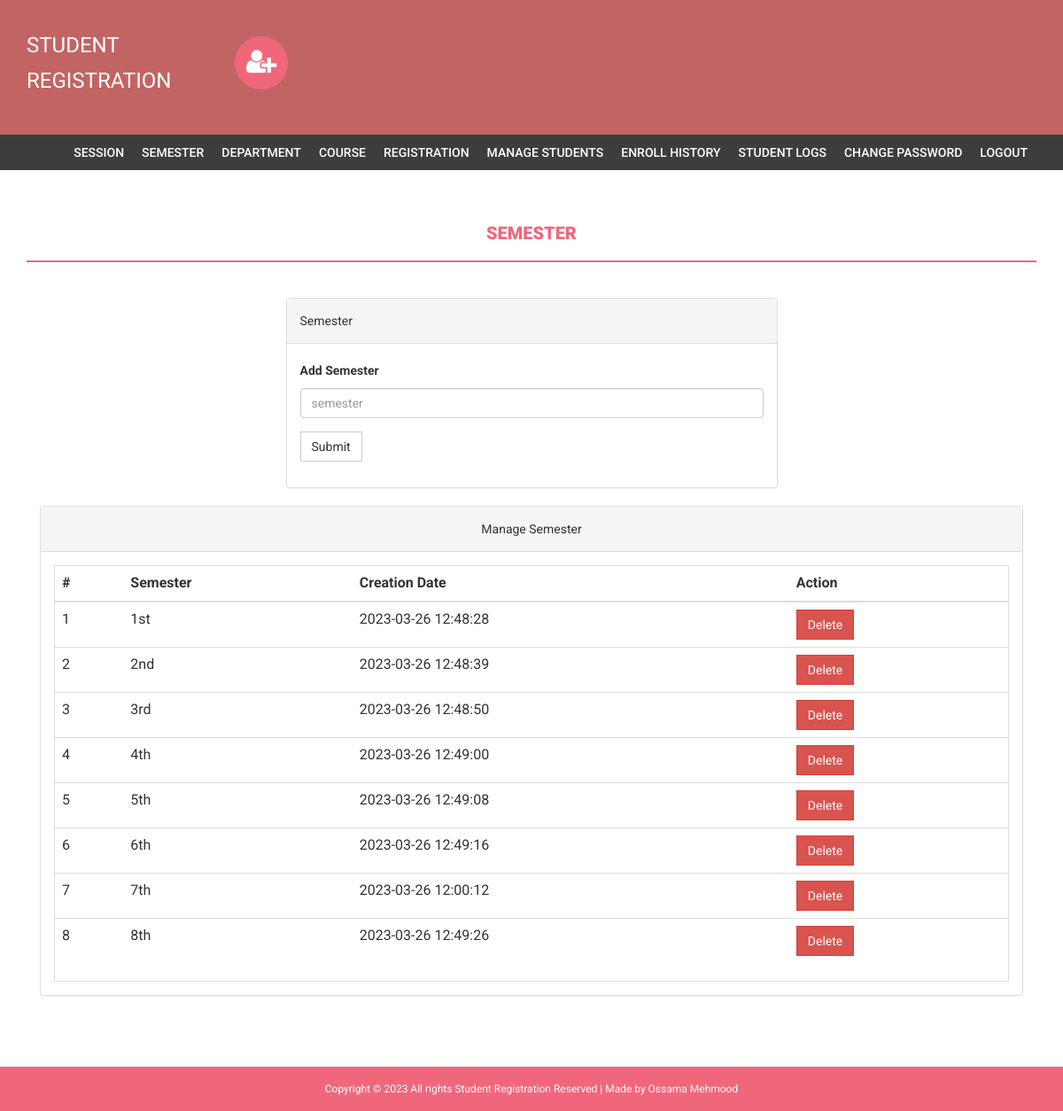
Page /admin/semester.php (signed in) on the committed database.
### tables this page shows
CREATE TABLE `semester` (
  `id` int(11) NOT NULL,
  `semester` varchar(255) NOT NULL,
  `creationDate` timestamp NOT NULL DEFAULT current_timestamp(),
  `updationDate` varchar(255) NOT NULL
);

### admin/semester.php (the view, shortened to what this page needs)
<?php
if(strlen($_SESSION['alogin'])==0)
    {
header('location:index.php');
}
else{
?>
<!DOCTYPE html>
<html xmlns="http://www.w3.org/1999/xhtml">
<head>
    <link href="assets/css/bootstrap.css" rel="stylesheet" />
    <link href="assets/css/font-awesome.css" rel="stylesheet" />
    <link href="assets/css/style.css" rel="stylesheet" />
</head>
<body>
<?php include('includes/header.php');?>
<?php if($_SESSION['alogin']!="")
{
 include('includes/menubar.php');
}
 ?>
    <div class="content-wrapper">
        <div class="container">
              <div class="row">
                    <div class="col-md-12">
                        <h1 class="page-head-line">Semester  </h1>
                    </div>
                </div>
                <div class="row" >
                  <div class="col-md-3"></div>
                    <div class="col-md-6">
                        <div class="panel panel-default">
                        <div class="panel-heading">
                           Semester
                        </div>
                        <div class="panel-body">
                       <form name="semester" method="post">
   <div class="form-group">
    <label for="semester">Add Semester  </label>
    <input type="text" class="form-control" id="semester" name="semester" placeholder="semester" required />
  </div>
 <button type="submit" name="submit" class="btn btn-default">Submit</button>
</form>
                            </div>
                            </div>
                    </div>
                </div>
                <div class="col-md-12">
                    <div class="panel panel-default">
                        <div class="panel-heading">
                            Manage Semester
                        </div>
                        <div class="panel-body">
                            <div class="table-responsive table-bordered">
                                <table class="table">
                                    <thead>
                                        <tr>
                                            <th>#</th>
                                            <th>Semester</th>
                                            <th>Creation Date</th>
                                            <th>Action</th>
                                        </tr>
                                    </thead>
                                    <tbody>
<?php
$sql=mysqli_query($bd, "select * from semester");
$cnt=1;
while($row=mysqli_fetch_array($sql))
{
?>
                                        <tr>
                                            <td><?php echo $cnt;?></td>
                                            <td><?php echo htmlentities($row['semester']);?></td>
                                            <td><?php echo htmlentities($row['creationDate']);?></td>
                                            <td>
  <a href="semester.php?id=<?php echo $row['id']?>&del=delete" onClick="return confirm('Are you sure you want to delete?')">
                                            <button class="btn btn-danger">Delete</button>
</a>
                                            </td>
                                        </tr>
<?php
$cnt++;
} ?>
                                    </tbody>
                                </table>
                            </div>
                        </div>
                    </div>
                </div>
            </div>
        </div>
  <?php include('includes/footer.php');?>
</body>
</html>
<?php } ?>

### admin/assets/css/style.css (style rules this page uses)
body { font-family: 'Roboto', sans-serif; line-height: 30px; }
.content-wrapper { margin-top: 40px; min-height: 600px; padding-bottom: 60px; }
.page-head-line { font-weight: 900; padding-bottom: 20px; border-bottom: 2px solid #F0677C; text-transform: uppercase; color: #F0677C; font-size: 20px; margin-bottom: 40px; }
.btn { border-radius: 0px; -webkit-border-radius: 0px; -moz-border-radius: 0px; }

### admin/includes/footer.php (style rules this page uses)
.col-md-12 { text-align: center; }

### rows in the picture
semester: semester "1st", creationDate "2023-03-26 12:48:28"
semester: semester "2nd", creationDate "2023-03-26 12:48:39"
semester: semester "3rd", creationDate "2023-03-26 12:48:50"
semester: semester "4th", creationDate "2023-03-26 12:49:00"
semester: semester "5th", creationDate "2023-03-26 12:49:08"
semester: semester "6th", creationDate "2023-03-26 12:49:16"
semester: semester "7th", creationDate "2023-03-26 12:00:12"
semester: semester "8th", creationDate "2023-03-26 12:49:26"
